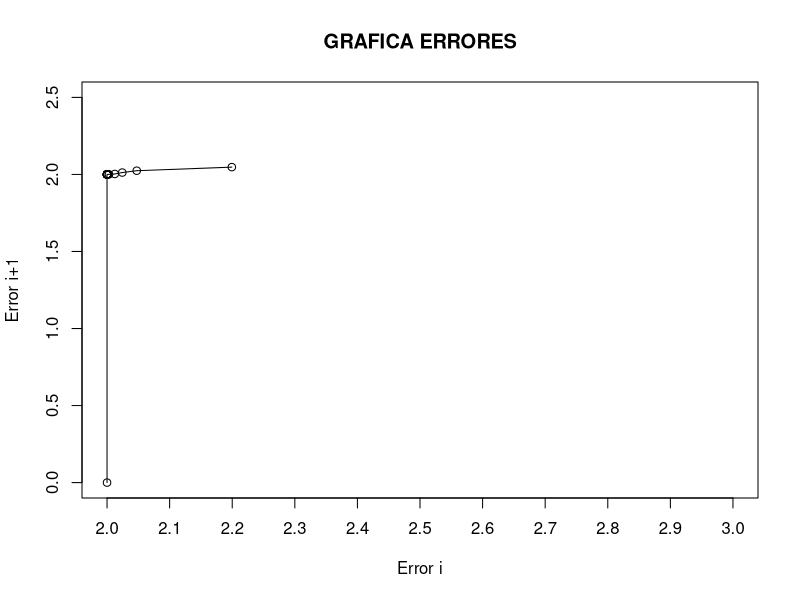

Reproduce this figure in R.
funcion<-function(a,b,tol){
  error=0
  xa=a
  xb=b
  xmedio=(xa+xb)/2
  xanterior=0
  it=0
  bool=FALSE
  Errores<-(0)
  indice=0
  itMax=0
  v1=log(abs((xa-xb)/tol))          
  v2=(1/log(2)) 
  ErroresSignificativo<-c(0)
  j=0
  
  itMax=v1*v2
  
  if(sign( cos(1/xa)  ) ==  sign( cos(1/xmedio) ) ){
    
    bool=TRUE
  }
  
  if(bool==TRUE){
    
    cat("Son iguales los signos\n")
  }
  if(bool==FALSE){
    
    if(cos(1/xa)   *  cos(1/xmedio)  > 0){
      
      xanterior=xmedio
      xa=xmedio
      xmedio=(xmedio+xb)/2
      
      
    }else if(cos(1/xa)   *  cos(1/xmedio)  < 0){
      
      xanterior=xmedio
      xb=xmedio
      xmedio=(xa+xmedio)/2
      
    }
    
    error=abs((xmedio+xanterior)/xmedio)
    
    Errores[indice]=error
    
    
    while( error > tol && it < itMax){
      
      it=it+1
      indice=indice+1
      
      if( cos(1/xa)  *  cos(1/xmedio)  > 0){
        
        xa=xmedio
        xanterior=xmedio
        xmedio=(xmedio+xb)/2
      }
      if( cos(1/xa)  *  cos(1/xmedio)  < 0){
        
        xb=xmedio
        xanterior=xmedio
        xmedio=(xa+xmedio)/2
        
      }
      
      
      error=abs((xmedio+xanterior)/xmedio)
      Errores[indice]=error
      ErroresSignificativo[j]=error
      j=j+1
      
      
    }
    
    ErroresSignificativo[j]=0
    
    itrs=seq(1,it)
    tabla=data.frame(itrs,Errores)
    print(tabla)
    
    plot(x = Errores, y = ErroresSignificativo,type = 'o',main = "GRAFICA ERRORES",ylab = "Error i+1",xlab = "Error i", xlim=c(2,3),ylim=c(0,2.5),xaxp = c(2,3,10))
    
    cat("\n")
    cat("\n")
    cat("\n")
    cat("\n")
  }
  valoresAitken<-c(0)
  j=1
  indice=1
  longitud=length(Errores)-3
  it=1
  valor = Errores[indice+2] - ((Errores[indice+2] - Errores[indice+1]) * (Errores[indice+2] - Errores[indice+1])/ (Errores[indice+2] - (2*Errores[indice+1]) + Errores[+1] ))
  valoresAitken[j]=valor
  j=j+1
  indice=indice+1  
  while(longitud > 0 ){
    it=it+1
    valor = Errores[indice+2] - ((Errores[indice+2] - Errores[indice+1]) * (Errores[indice+2] - Errores[indice+1])/ (Errores[indice+2] - (2*Errores[indice+1]) + Errores[+1] ))
    valoresAitken[j]=valor
    j=j+1
    indice=indice+1
    longitud=longitud-1
  }
  
  itrs=seq(1,it)
  tabla=data.frame(itrs,valoresAitken)
  print(tabla)
  
}

funcion(0.002,2,10e-7)